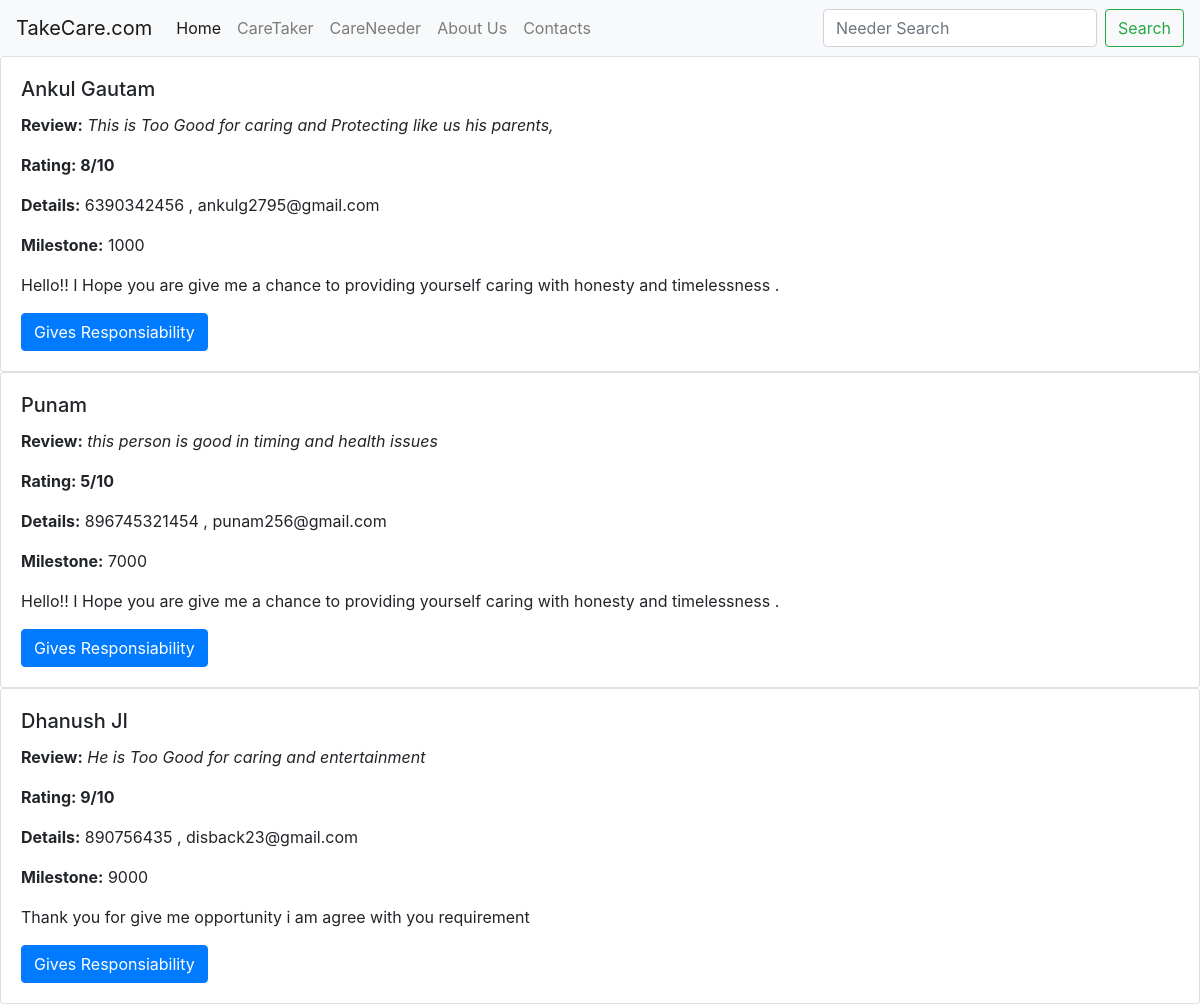
Screenshot of /care/search/ with the database file from the repository.
### care/models.py (models this page shows, shortened)
class Caretaker(models.Model):
    rating = models.PositiveIntegerField(validators=[MaxValueValidator(10)])
    name = models.CharField(max_length=20)
    email = models.EmailField(default='')
    phone = models.IntegerField(default='0')
    dob = models.DateField(default='')
    milestone = models.IntegerField(default='0')
    review = models.CharField(max_length=100)
    message = models.CharField(max_length=500)

### care/views.py (the view)
# urls.py: path('search/', views.search, name='search')
def search(request):
    data = Caretaker.objects.all()
    caretakerdata = {
        "care_num": data
    }
    return render(request, 'care/search.html', caretakerdata)

### care/templates/care/search.html (shortened to what this page needs)
{% extends 'care/basic.html' %}
{% block body %}
{% for care in care_num %}
<div class="card w-100">
  <div class="card-body">
    <h5 class="card-title">{{care.name}} </h5>
      <p class="card-rating"><b> Review:</b> <i>{{care.review}}</i></i></p>
      <p class="card-rating"><b>Rating: {{care.rating}}/10</b></p>
      <p class="card-details"><b>Details:</b> {{care.phone}}   ,    {{care.email}}</p>
      <p class="card-text"><b>Milestone:</b> {{care.milestone}}</p>
      <p class="card-text">{{care.message}}</p>
    <a onclick="myFunction()" href="/care/search/" type="submit" class="btn btn-primary">Gives Responsiability</a>
  </div>
</div>
{% endfor %}
{% endblock %}

### care/templates/care/basic.html (shortened to what this page needs)
<!doctype html>
<html lang="en">
  <head>
    <link rel="stylesheet" href="https://stackpath.bootstrapcdn.com/bootstrap/4.4.1/css/bootstrap.min.css">
  </head>
  <body>
    <nav class="navbar navbar-expand-lg navbar-light bg-light">
  <a class="navbar-brand" href="/care">TakeCare.com</a>
  <div class="collapse navbar-collapse" id="navbarSupportedContent">
    <ul class="navbar-nav mr-auto">
      <li class="nav-item active">
        <a class="nav-link" href="/care">Home <span class="sr-only">(current)</span></a>
      </li>
      <li class="nav-item">
        <a class="nav-link" href='/care/caretaker' >CareTaker</a>
      </li>
      <li class="nav-item">
        <a class="nav-link" href="/care/careneeder">CareNeeder</a>
      </li>
      <li class="nav-item">
        <a class="nav-link" href="/care/aboutus">About Us</a>
      </li>
      <li class="nav-item">
        <a class="nav-link" href="/care/contact">Contacts</a>
      </li>
    </ul>
    <form class="form-inline my-2 my-lg-0" action="/care/search/" method="post">{% csrf_token %}
      <input name="search" id="search" class="form-control mr-sm-2" type="search" placeholder="Needer Search" aria-label="Search">
      <button class="btn btn-outline-success my-2 my-sm-0" type="submit">Search</button>
    </form>
  </div>
</nav>
    {% block body %} {% endblock %}
  </body>
</html>

### rows the page displays
Caretaker: name "Ankul Gautam", review "This is Too Good for caring and Protecting like us his parents,", rating "8", phone "6390342456", email "ankulg2795@gmail.com", milestone "1000", message "Hello!! I Hope you are give me a chance to providing yourself caring with honesty and timelessness ."
Caretaker: name "Punam", review "this person is good in timing and health issues", rating "5", phone "896745321454", email "punam256@gmail.com", milestone "7000", message "Hello!! I Hope you are give me a chance to providing yourself caring with honesty and timelessness ."
Caretaker: name "Dhanush JI", review "He is Too Good for caring and entertainment", rating "9", phone "890756435", email "disback23@gmail.com", milestone "9000", message "Thank you for give me opportunity i am agree with you requirement"
